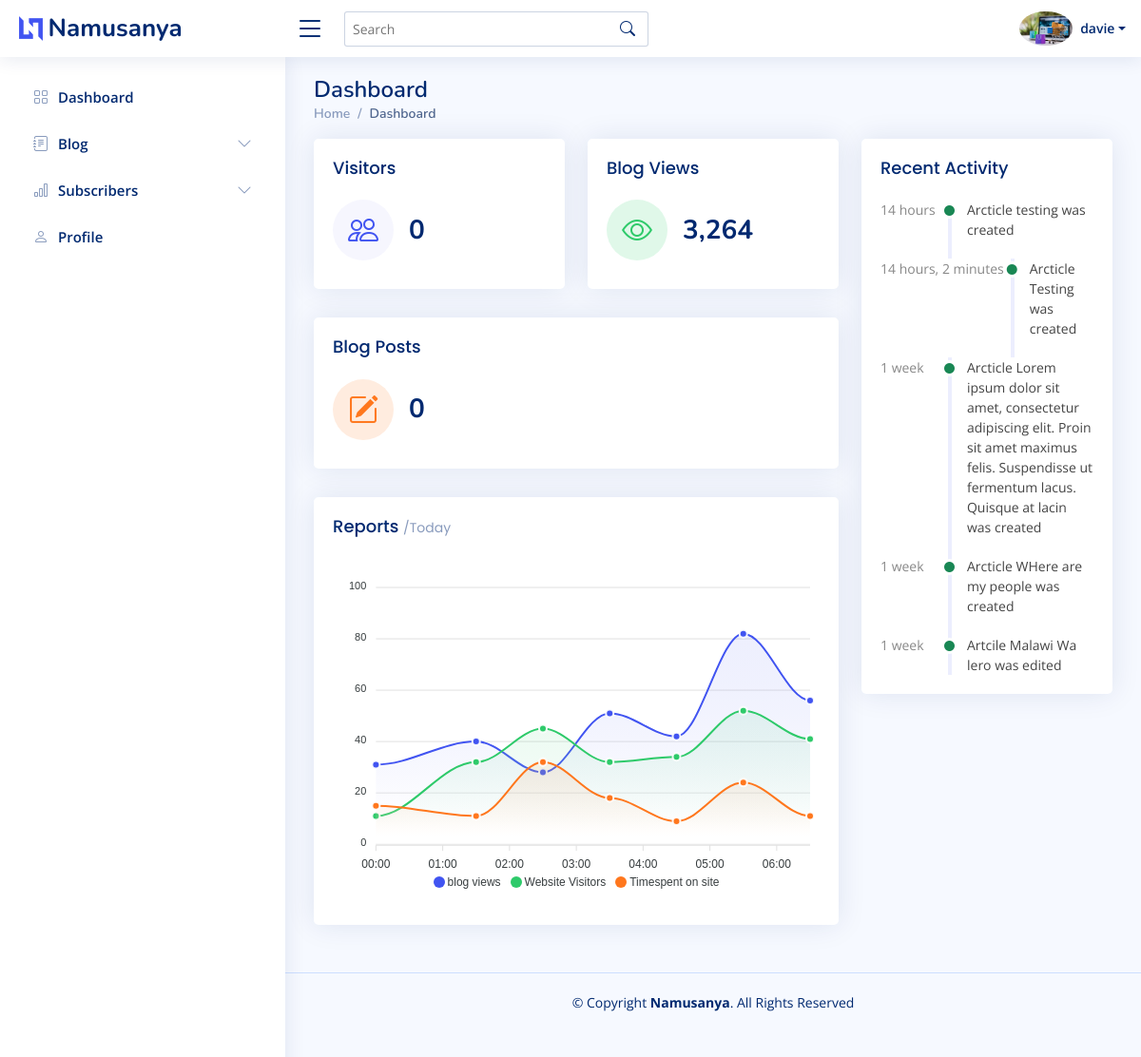
The app's page /dashboard/ (signed in), older data.
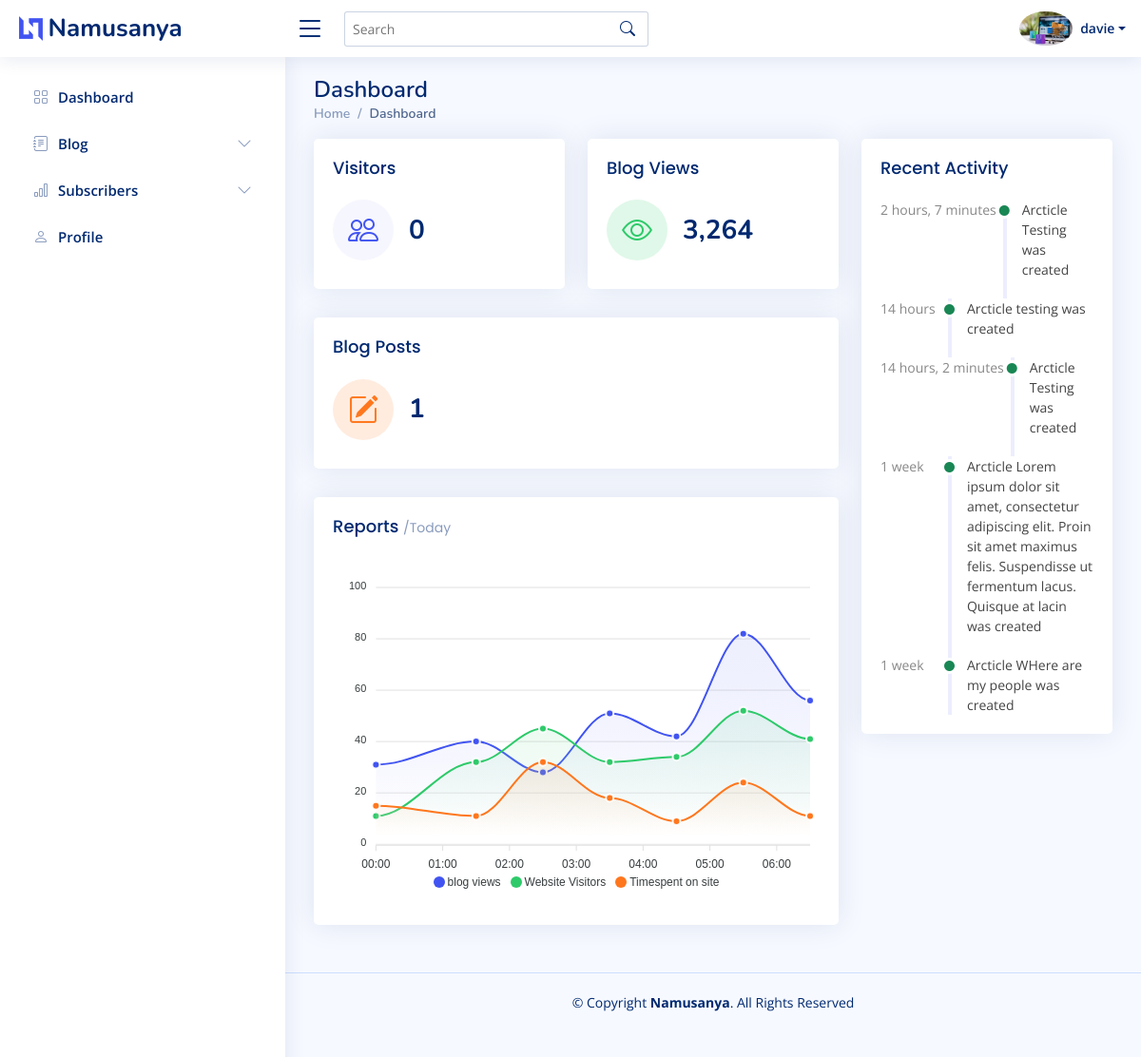
The same page, newer data.
### users/models.py (models this page shows, shortened)
class ActivityLog(models.Model):
    user = models.ForeignKey(CustomUser, related_name="logs", on_delete=models.CASCADE)
    created = models.DateTimeField(auto_now_add=True)
    activity = models.CharField(max_length=255)
    class Meta:
        ordering = ["-created"]

### admin_area/views.py (the view)
# urls.py: path("", DashBoardView.as_view(), name="dashboard"),
class DashBoardView(LoginRequiredMixin, TemplateView):
    template_name = "admin_area/dashboard.html"
    def get_context_data(self, *args, **kwargs):
        context = super().get_context_data(*args, **kwargs)
        activity_log = ActivityLog.objects.all()[:5]
        number_of_blogs = Post.objects.count()
        number_of_blog_views = 0
        context["activity_logs"] = activity_log
        context["number_of_blogs"] = number_of_blogs
        context["number_of_blog_views"] = number_of_blog_views
        return context

### users/models.py (called while the page is built)
    def get_image(self):
        url = "http://127.0.01:8000/static"
        if self.profile_image:
            return url + self.profile_image.url
        else:
            return ""

### templates/admin_area/dashboard.html (shortened to what this page needs)
{% extends "admin_area/base.html" %}{% block content %}
<div class="pagetitle">
    <h1>Dashboard</h1>
    <nav>
        <ol class="breadcrumb">
            <li class="breadcrumb-item"><a href="index.html">Home</a></li>
            <li class="breadcrumb-item active">Dashboard</li>
        </ol>
    </nav>
</div>
<section class="section dashboard">
    <div class="row">
        <div class="col-lg-8">
            <div class="row">
                <div class="col-xxl-4 col-md-6">
                    <div class="card info-card sales-card">
                        <div class="card-body">
                            <h5 class="card-title">Visitors</h5>
                            <div class="d-flex align-items-center">
                                <div class="card-icon rounded-circle d-flex align-items-center justify-content-center">
                                    <i class="bi bi-people"></i>
                                </div>
                                <div class="ps-3">
                                    <h6>{{number_of_blog_views}}</h6>
                                </div>
                            </div>
                        </div>
                    </div>
                </div>
                <div class="col-xxl-4 col-md-6">
                    <div class="card info-card revenue-card">
                        <div class="card-body">
                            <h5 class="card-title">Blog Views</h5>
                            <div class="d-flex align-items-center">
                                <div class="card-icon rounded-circle d-flex align-items-center justify-content-center">
                                    <i class="bi bi-eye"></i>
                                </div>
                                <div class="ps-3">
                                    <h6>3,264</h6>
                                </div>
                            </div>
                        </div>
                    </div>
                </div>
                <div class="col-xxl-4 col-xl-12">
                    <div class="card info-card customers-card">
                        <div class="card-body">
                            <h5 class="card-title">Blog Posts</h5>
                            <div class="d-flex align-items-center">
                                <div class="card-icon rounded-circle d-flex align-items-center justify-content-center">
                                    <i class="bi bi-pencil-square"></i>
                                </div>
                                <div class="ps-3">
                                    <h6>{{number_of_blogs}}</h6>
                                </div>
                            </div>
                        </div>
                    </div>
                </div>
                <div class="col-12">
                    <div class="card">
                        <div class="card-body">
                            <h5 class="card-title">Reports <span>/Today</span></h5>
                            <div id="reportsChart"></div>
                        </div>
                    </div>
                </div>
            </div>
        </div>
        <div class="col-lg-4">
            <div class="card">
                <div class="card-body">
                    <h5 class="card-title">Recent Activity</h5>
                    <div class="activity">
                        {% for activity_log in activity_logs %}
                        <div class="activity-item d-flex">
                            <div class="activite-label">{{activity_log.created|timesince}}</div>
                            <i class='bi bi-circle-fill activity-badge text-success align-self-start'></i>
                            <div class="activity-content">
                                {{activity_log.activity}}
                            </div>
                        </div>
                        {% endfor %}
                    </div>
                </div>
            </div>
        </div>
    </div>
</section>
{% endblock content %}

Row changes from the older to the newer data that the page shows:
no longer on this page (row unchanged): ActivityLog: created "1 week", activity "Artcile Malawi Wa lero was edited"
added ActivityLog: created "2 hours, 7 minutes", activity "Arcticle Testing was created"
Text that changed along with them:
{{ number_of_blogs }}: "0" → "1"
